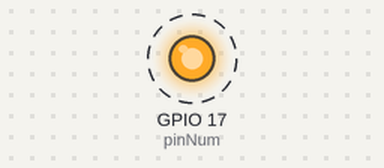
Bench run of a program on a simulated Raspberry Pi (BCM pin numbers). Parts: output pins drawn as LEDs (lit = HIGH). Dashed ring = blinking. At 5.0 s the program stops and its outputs stay as they are.

Above: at 0.2 s.
Timing chart, 0 to 3.0 s (numbered marks = the images above):
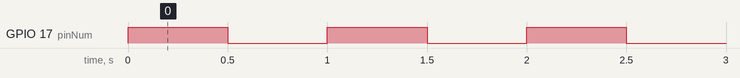

Measured:
- by itself, GPIO 17 (pinNum): alternates HIGH for 0.50 s and LOW for 0.50 s, 10 changes in all, then stays LOW

The program:

IntermitentLed.py
```python
#intermitent led for 5 seconds

import RPi.GPIO as GPIO
import sys
import smbus
import time

class Led:
	global pinNum
	pinNum = 17

	def __init__(self):
		GPIO.setmode(GPIO.BCM)
		GPIO.setup(pinNum, GPIO.OUT)

	def start(self):
		for x in range(0, 5):
			GPIO.output(pinNum, GPIO.HIGH)
			time.sleep(0.5)
			GPIO.output(pinNum, GPIO.LOW)
			time.sleep(0.5)


def main():

	oLed = Led()
	oLed.start()
	GPIO.cleanup()

__name__ == '__main__' and main()
```
